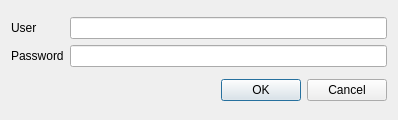
<?xml version="1.0" encoding="UTF-8"?>
<ui version="4.0">
 <class>Login</class>
 <widget class="QDialog" name="Login">
  <property name="geometry">
   <rect>
    <x>0</x>
    <y>0</y>
    <width>398</width>
    <height>120</height>
   </rect>
  </property>
  <property name="sizePolicy">
   <sizepolicy hsizetype="Fixed" vsizetype="Fixed">
    <horstretch>0</horstretch>
    <verstretch>0</verstretch>
   </sizepolicy>
  </property>
  <property name="windowTitle">
   <string>Login</string>
  </property>
  <layout class="QVBoxLayout" name="verticalLayout">
   <item>
    <layout class="QHBoxLayout" name="horizontalLayout">
     <item>
      <layout class="QVBoxLayout" name="verticalLayout_2">
       <property name="spacing">
        <number>-1</number>
       </property>
       <item>
        <widget class="QLabel" name="label">
         <property name="text">
          <string>User</string>
         </property>
        </widget>
       </item>
       <item>
        <widget class="QLabel" name="label_2">
         <property name="text">
          <string>Password</string>
         </property>
        </widget>
       </item>
      </layout>
     </item>
     <item>
      <layout class="QVBoxLayout" name="verticalLayout_3">
       <item>
        <widget class="QLineEdit" name="userInput"/>
       </item>
       <item>
        <widget class="QLineEdit" name="pwInput">
         <property name="echoMode">
          <enum>QLineEdit::Password</enum>
         </property>
        </widget>
       </item>
      </layout>
     </item>
    </layout>
   </item>
   <item>
    <widget class="QDialogButtonBox" name="buttonBox">
     <property name="orientation">
      <enum>Qt::Horizontal</enum>
     </property>
     <property name="standardButtons">
      <set>QDialogButtonBox::Cancel|QDialogButtonBox::Ok</set>
     </property>
    </widget>
   </item>
  </layout>
 </widget>
 <resources/>
 <connections>
  <connection>
   <sender>buttonBox</sender>
   <signal>accepted()</signal>
   <receiver>Login</receiver>
   <slot>accept()</slot>
   <hints>
    <hint type="sourcelabel">
     <x>248</x>
     <y>254</y>
    </hint>
    <hint type="destinationlabel">
     <x>157</x>
     <y>274</y>
    </hint>
   </hints>
  </connection>
  <connection>
   <sender>buttonBox</sender>
   <signal>rejected()</signal>
   <receiver>Login</receiver>
   <slot>reject()</slot>
   <hints>
    <hint type="sourcelabel">
     <x>316</x>
     <y>260</y>
    </hint>
    <hint type="destinationlabel">
     <x>286</x>
     <y>274</y>
    </hint>
   </hints>
  </connection>
 </connections>
</ui>
